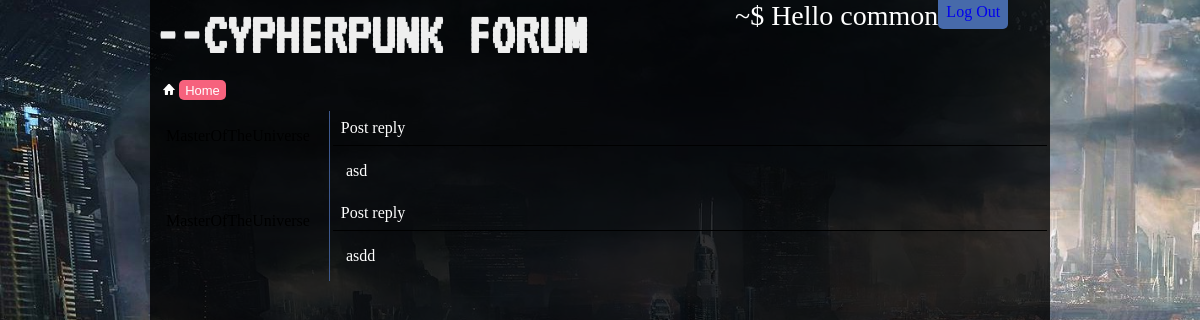
Screenshot of /MasterOfTheUniverse/posts (signed in) with the database file from the repository.
### forumapp/models/models.py (models this page shows, shortened)
class User(db.Model, UserMixin):
    id = db.Column(db.Integer, primary_key=True)
    username = db.Column(db.String(20), unique=True, nullable=False)
    password = db.Column(db.String(60), nullable=False)
    posts = db.relationship('Post', backref='author')
    threads = db.relationship('Thread', backref='author')
    permission_level = db.Column(db.Integer, default=0)
    post_signature = db.Column(db.Text(200))
    profile_pic = db.Column(db.String(60), default='default.jpg')

class Post(db.Model):
    id = db.Column(db.Integer, primary_key=True)
    title = db.Column(db.String(80), nullable=False)
    body = db.Column(db.Text, nullable=False)
    pub_date = db.Column(db.DateTime, nullable=False, default=datetime.utcnow)
    edit_date = db.Column(db.DateTime, default=None)
    author_id = db.Column(db.Integer, db.ForeignKey('user.id'))
    thread_id = db.Column(db.Integer, db.ForeignKey('thread.id'))

### forumapp/routes.py (the view)
@app.route('/<string:username>/posts')
def user_posts(username):
    user = User.query.filter_by(username=username).first()
    posts = Post.query.filter_by(author=user).all()
    return render_template('user_posts.html', posts=posts)

### forumapp/routes.py (called while the page is built)
@login_manager.user_loader
def load_user(user_id):
    return User.query.get(int(user_id))

### forumapp/templates/user_posts.html
{% extends "base.html" %}
{% block content %}
    <section>
           {% for post in posts %}
                <div class="post-body">
                        <div class="poster-info grid-item">
                            <p>{{ post.author.username }}</p>
                        </div>
                        <div class="post-main grid-item">
                            <div class="post-title">
                                <p>{{ post.title }}</p>
                            </div>
                            <div class="post-content">
                                <p>{{ post.body }}</p>
                            </div>
                        </div>
                    </div>
            {% endfor %}
    </section>
{% endblock content %}

### forumapp/templates/base.html (shortened to what this page needs)
<!doctype html>
<html lang="en">
<head>
    <link rel="stylesheet" href="{{url_for('static', filename='style.css')}}">
</head>
<body>
    <div class="cover">
        <div class="top-wrapper">
            <div class="logo-container">
                <a href="/"><h1 class="logo">--CYPHERPUNK FORUM</h1></a>
            </div>
            <div class="login-bar">
                {% if current_user.is_authenticated %}
                <div class="greetings">
                    <p>~$ Hello <a href="{{ url_for('user_page', username=current_user.username) }}">{{ current_user.username }}</a></p>
                </div>
                <div class="fields-wrapper">
                    <div class="fields">
                        <a href="{{ url_for('logout') }}">Log Out</a>
                    </div>
                </div>
                {% endif %}
            </div>
        </div>
        <div class="navbar">
            {% include "_navbar.html" %}
        </div>
        <div class="main-container">
            {% block content %}{% endblock content %}
        </div>
    </div>
</body>
</html>

### forumapp/static/style.css (style rules this page uses)
* { margin: 0; padding: 0; }
a { text-decoration:none; outline: none; }
body { background: url(img/background1.jpg); background-repeat: no-repeat; background-size: cover; background-attachment: fixed; }
.cover { background-color: rgba(0, 0 ,0, .8); width: 75%; margin: auto; }
.logo-container { flex-basis: 65%; }
.logo { font-family: 'VT323', monospace; font-size: 60px; color: #eee; padding: .3rem; }
.main-container { min-height: 100vh; }
.greetings { flex-grow: 2; }
.greetings * { font-family: "Ubuntu Mono"; font-size: 28px; color: #fff; }
.post-body { display:grid; grid-template-columns: 1fr 4fr; }
.post-content p { white-space: pre-wrap; }
.post-title { width: 97%; margin: auto; border-bottom: 1px solid #000; padding: 0.5em; color: #fff; }
.post-content { padding: 1rem; color: #fff; }
.poster-info { border-right: 1px solid #3e598e; padding: 1rem; }
.top-wrapper { display: flex; padding: 0; }
.login-bar { display: flex; position: relative; justify-content: space-between; }
.fields { background-color: #476aaa; padding: .2em .5em .5em .5em; border-radius: 0 0 5px 5px; }
.fields-wrapper { flex-grow: 1; }

### rows the page displays
User: username "common"
Post: title "Post reply", body "asd"
Post: author.username "MasterOfTheUniverse", title "Post reply", body "asdd"
